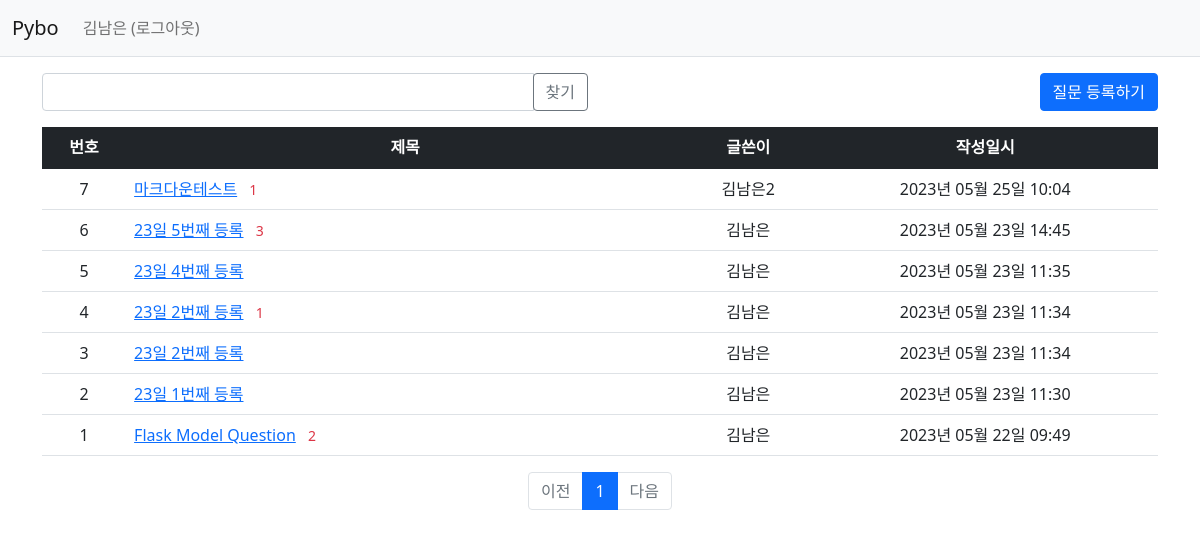
/question/list/ (signed in), run on the app's committed database.
### pybo/models.py (models this page shows)
class User(db.Model):
    id = db.Column(db.Integer, primary_key=True)
    username = db.Column(db.String(150), unique=True, nullable=False)
    password = db.Column(db.String(200), nullable=False)
    email = db.Column(db.String(120), unique=True, nullable=False)

class Question(db.Model):
    id = db.Column(db.Integer, primary_key=True)
    subject = db.Column(db.String(200), nullable=False)
    content = db.Column(db.Text(), nullable=False)
    create_date = db.Column(db.DateTime(), nullable=False)
    user_id = db.Column(db.Integer, db.ForeignKey('user.id', ondelete='CASCADE'), nullable=False)
    user = db.relationship('User', backref=db.backref('question_set'))
    modify_date = db.Column(db.DateTime(), nullable=True)
    voter = db.relationship('User', secondary=question_voter, backref=db.backref('question_voter_set'))

### pybo/views/question_views.py (the view, shortened to what this page needs)
@bp.route('/list/')
def _list():
    page = request.args.get('page', type=int, default=1)
    kw = request.args.get('kw', type=str, default='')
    question_list = Question.query.order_by(Question.create_date.desc())
    print("question : ", question_list)
    question_list = question_list.paginate(page=page, per_page=10)
    return render_template('question/question_list.html', question_list=question_list, page=page, kw=kw)

### pybo/filter.py (called while the page is built)
def format_datetime(value, fmt='%Y년 %m월 %d일 %H:%M'):
    return value.strftime(fmt)

### pybo/views/auth_views.py (called while the page is built)
@bp.before_app_request
def load_logged_in_user():
    user_id = session.get('user_id')
    if user_id is None:
        g.user = None
    else:
        g.user = User.query.get(user_id)

### pybo/templates/question/question_list.html (shortened to what this page needs)
{% extends 'base.html' %}
{% block content %}
<div class="container my-3">
    <div class="row my-3">
        <div class="col-6">
            <div class="input-group">
                <input type="text" id="search_kw" class="form-control" value="{{ kw or '' }}">
                <div class="input-group-append">
                    <button class="btn btn-outline-secondary" type="button" id="btn_search">찾기</button>
                </div>
            </div>
        </div>
        <div class="col-6 nam_right_button">
            <a href="{{ url_for('question.create') }}" class="btn btn-primary">질문 등록하기</a>
        </div>
    </div>
    <table class="table">
        <thead>
            <tr class="text-center table-dark">
                <th>번호</th>
                <th style="width:50%">제목</th>
                <th>글쓴이</th>
                <th>작성일시</th>
            </tr>
        </thead>
        <tbody>
            {% if question_list %}
            <ul>
                {% for question in question_list.items %}
                <tr class="text-center">
                    <td>{{ question_list.total - ((question_list.page-1) * question_list.per_page) - loop.index0 }}</td>
                    <td class="text-start">
                        <a href="{{ url_for('question.detail', question_id=question.id) }}">{{ question.subject }}</a>
                        {% if question.answer_set|length > 0 %}
                        <span class="text-danger small mx-2">{{ question.answer_set|length }}</span>
                        {% endif %}
                    </td>
                    <td>{{ question.user.username }}</td>
                    <td>{{ question.create_date|datetime }}</td>
                </tr>
                {% endfor %}
            </ul>
            {% else %}
            <tr>
                <td colspan="3">질문이 없습니다.</td>
            </tr>
            {% endif %}
        </tbody>
    </table>
    <ul class="pagination justify-content-center">
        {% if question_list.has_prev %}
        <li class="page-item">
            <a class="page-link" data-page="{{ question_list.prev_num }}" href="javascript:void(0)">이전</a>
        </li>
        {% else %}
        <li class="page-item disabled">
            <a class="page-link" tabindex="-1" aria-disabled="true" href="javascript:void(0)">이전</a>
        </li>
        {% endif %}
        {% for page_num in question_list.iter_pages() %}
        {% if page_num %}
        {% if page_num != question_list.page %}
        <li class="page-item">
            <a class="page-link" data-page="{{ page_num }}" href="javascript:void(0)">{{ page_num }}</a>
        </li>
        {% else %}
        <li class="page-item active" aria-current="page">
            <a class="page-link" href="javascript:void(0)">{{ page_num }}</a>
        </li>
        {% endif %}
        {% else %}
        <li class="disabled">
            <a class="page-link" href="javascript:void(0)">...</a>
        </li>
        {% endif %}
        {% endfor %}
        {% if question_list.has_next %}
        <li class="page-item">
            <a class="page-link" data-page="{{ question_list.next_num }}" href="javascript:void(0)">다음</a>
        </li>
        {% else %}
        <li class="page-item disabled">
            <a class="page-link" tabindex="-1" aria-disabled="true" href="javascript:void(0)">다음</a>
        </li>
        {% endif %}
    </ul>
</div>
{% endblock %}

### pybo/templates/navbar.html (shortened to what this page needs)
<nav class="navbar navbar-expand-lg navbar-light bg-light border-bottom">
    <div class="container-fluid">
        <a class="navbar-brand" href="{{ url_for('question._list') }}">Pybo</a>
        <div class="collapse navbar-collapse" id="navbarSupportedContent">
            {% if g.user %}
            <ul class="navbar-nav">
                <li class="nav-item ">
                    <a class="nav-link" href="{{ url_for('auth.logout') }}">{{ g.user.username }} (로그아웃)</a>
                </li>
            </ul>
            {% endif %}
        </div>
    </div>
</nav>

### pybo/static/nam_style.css (style rules this page uses)
.nam_right_button { display: flex; justify-content: right }

### data on the page
User: user.username "김남은"
Question: total "7", subject "마크다운테스트", answer_set|length "1", user.username "김남은2", create_date "2023년 05월 25일 10:04"
Question: total "6", subject "23일 5번째 등록", answer_set|length "3", user.username "김남은", create_date "2023년 05월 23일 14:45"
Question: total "5", subject "23일 4번째 등록", user.username "김남은", create_date "2023년 05월 23일 11:35"
Question: total "4", subject "23일 2번째 등록", answer_set|length "1", user.username "김남은", create_date "2023년 05월 23일 11:34"
Question: total "3", subject "23일 2번째 등록", user.username "김남은", create_date "2023년 05월 23일 11:34"
Question: total "2", subject "23일 1번째 등록", user.username "김남은", create_date "2023년 05월 23일 11:30"
Question: user "1", subject "Flask Model Question", answer_set|length "2", user.username "김남은", create_date "2023년 05월 22일 09:49"

### other printed values
{{ page_num }} "1"
